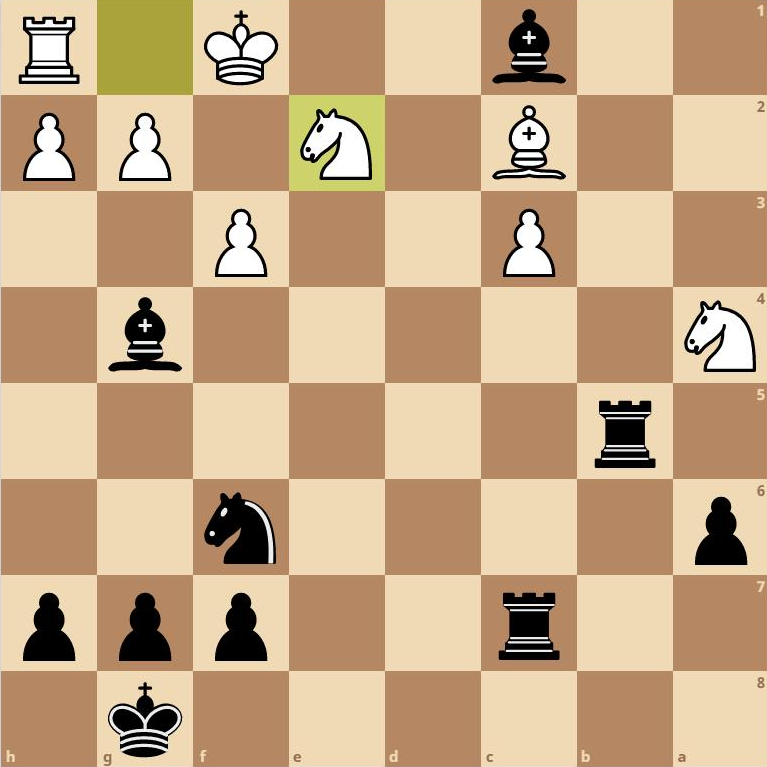
#> input picture Projet_echec/Pieces/Pieces_Validees/102.png, 767 x 767 px; its folder holds only this picture in this run
$ python load_data.py
#> lines starting #> are read from the running program, lines starting #| are printed output that depends on the picture
### Projet_echec/took_picture.py
import pyautogui
import time
import cv2 as cv
import numpy as np
import Constantes_values


############################################### TOUT EST A REFAIRE A CAUSE DU CHANGEMENT D'ORDI  ###############################################

# [16 lines left out: functions took_picture, read_image, not called in this run]


def obtain_a_square(img, i, j):
    """Fonction pour récupérer un carré du plateau de jeu"""
    carre_image = img[round(Constantes_values.largeur_carre * i):round(Constantes_values.largeur_carre * (i + 1)),
                  round(Constantes_values.largeur_carre * j):round(Constantes_values.largeur_carre * (j + 1))]

    return carre_image


# [150 lines left out: functions save_a_square, position_carre, calcPercentage, piece_color, piece_color_from_image, find_movement and 1 more, not called in this run]

### Projet_echec/Backup/Codes_utiles/load_data.py
import took_picture
import cv2 as cv
import glob
import Constantes_values

images = [cv.imread(file) for file in glob.glob('Pieces_Validees/*.png')]
#> images = 1 item
u = 0

#-------------------- Load data --------------------#
for image in images:

    for i in range(0, 8):
        for j in range(0, 8):
            carre_image = took_picture.obtain_a_square(image, i, j)
            # R = 140 ou 222 ou 146
            # G = 162 ou 227 ou 177
            # B = 173 ou 230 ou 102

            (b, g, r) = carre_image[round(Constantes_values.largeur_carre/2), round(Constantes_values.largeur_carre/2)]

            if b != 173 and b != 230 and b != 135 and b != 102:
                cv.imwrite(r'Pieces_en_vrac\ ' + str(u) + '.png', carre_image)
                u += 1
#> this loop made 1 pass
#> pass 1, in obtain_a_square, `carre_image = img[round(Constantes_values.largeur_carre * i):round(Con..`:
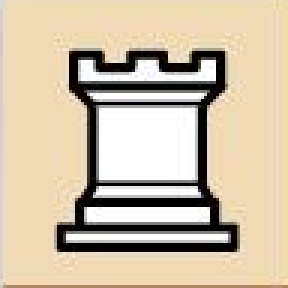
#> carre_image: shape (96, 96, 3) (shown 3 times larger); mean B, G, R 168.1, 191.5, 206
#> pass 1, in obtain_a_square (call 2), `carre_image = img[round(Constantes_values.largeur_carre * i):round(Con..`:
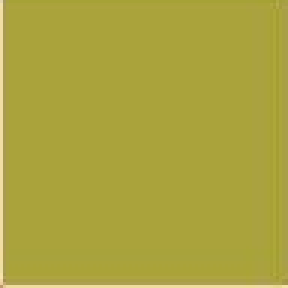
#> carre_image: shape (96, 96, 3) (shown 3 times larger); mean B, G, R 62, 163.9, 171.4
#> pass 1, in obtain_a_square (call 3), `carre_image = img[round(Constantes_values.largeur_carre * i):round(Con..`:
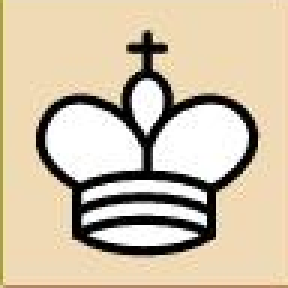
#> carre_image: shape (96, 96, 3) (shown 3 times larger); mean B, G, R 168.8, 193.1, 207.4
#> pass 1, in obtain_a_square (call 4), `carre_image = img[round(Constantes_values.largeur_carre * i):round(Con..`:
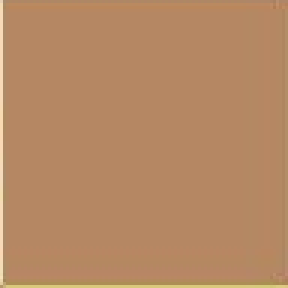
#> carre_image: shape (96, 96, 3) (shown 3 times larger); mean B, G, R 99.9, 136.8, 181.9
#> after the loop, u = 64

$ run again, on Projet_echec/Pieces/Pieces_Validees/123.png
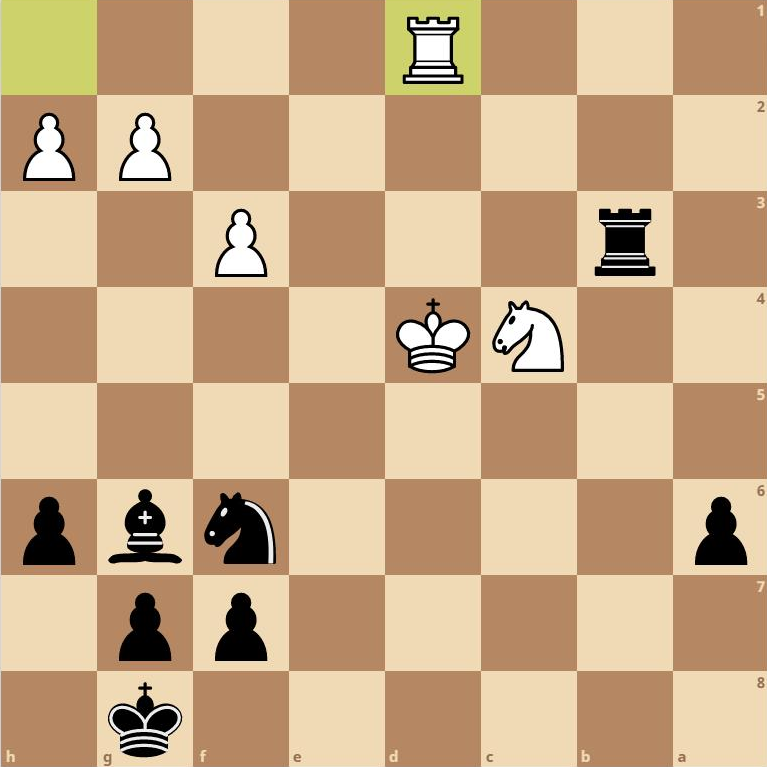
#> input picture Projet_echec/Pieces/Pieces_Validees/123.png, 767 x 767 px
#> images = 1 item
#> the loop `for image in images: ` made 1 pass
#> pass 1, in obtain_a_square (call 2), `carre_image = img[round(Constantes_values.largeur_carre * i):round(Con..`:
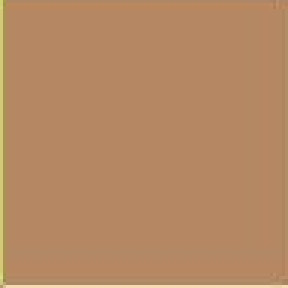
#> carre_image: shape (96, 96, 3) (shown 3 times larger); mean B, G, R 99.8, 137, 181.6
#> pass 1, in obtain_a_square (call 3), `carre_image = img[round(Constantes_values.largeur_carre * i):round(Con..`:
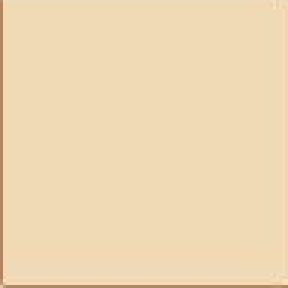
#> carre_image: shape (96, 96, 3) (shown 3 times larger); mean B, G, R 179.3, 216.1, 238.7
#> after the loop `for image in images:`: u = 64

$ run again, on Projet_echec/Pieces/Pieces_Validees/129.png
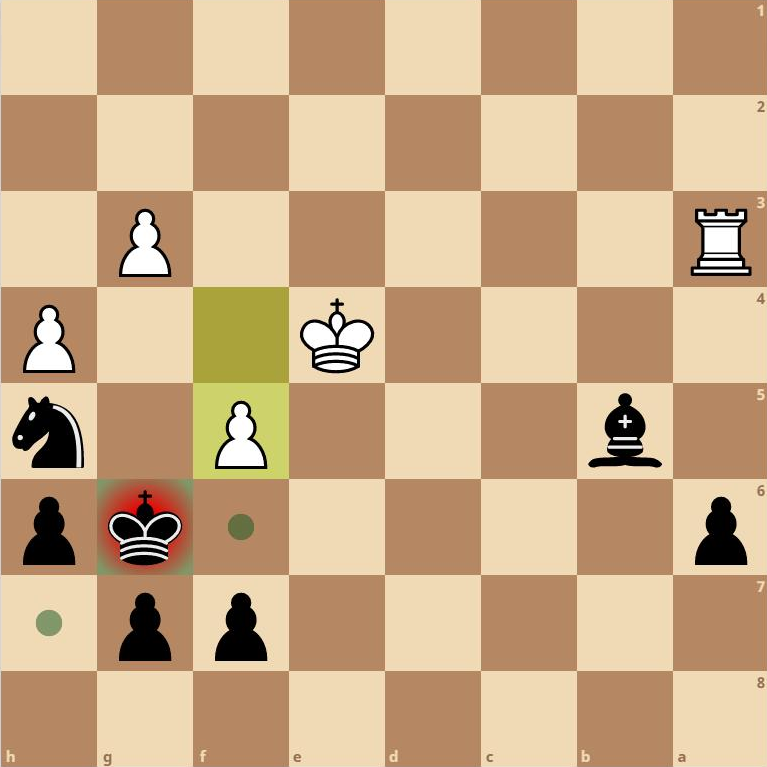
#> input picture Projet_echec/Pieces/Pieces_Validees/129.png, 767 x 767 px
#> images = 1 item
#> the loop `for image in images: ` made 1 pass
#> pass 1, in obtain_a_square, `carre_image = img[round(Constantes_values.largeur_carre * i):round(Con..`:
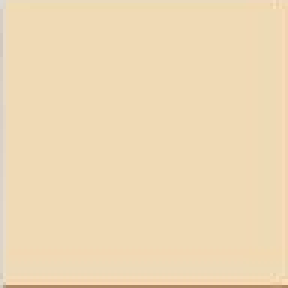
#> carre_image: shape (96, 96, 3) (shown 3 times larger); mean B, G, R 180.7, 216.9, 239
#> pass 1, in obtain_a_square (call 2), `carre_image = img[round(Constantes_values.largeur_carre * i):round(Con..`:
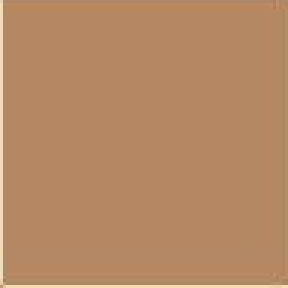
#> carre_image: shape (96, 96, 3) (shown 3 times larger); mean B, G, R 100.8, 137, 182
#> after the loop `for image in images:`: u = 64

$ run again, on Projet_echec/Pieces/Pieces_Validees/109.png
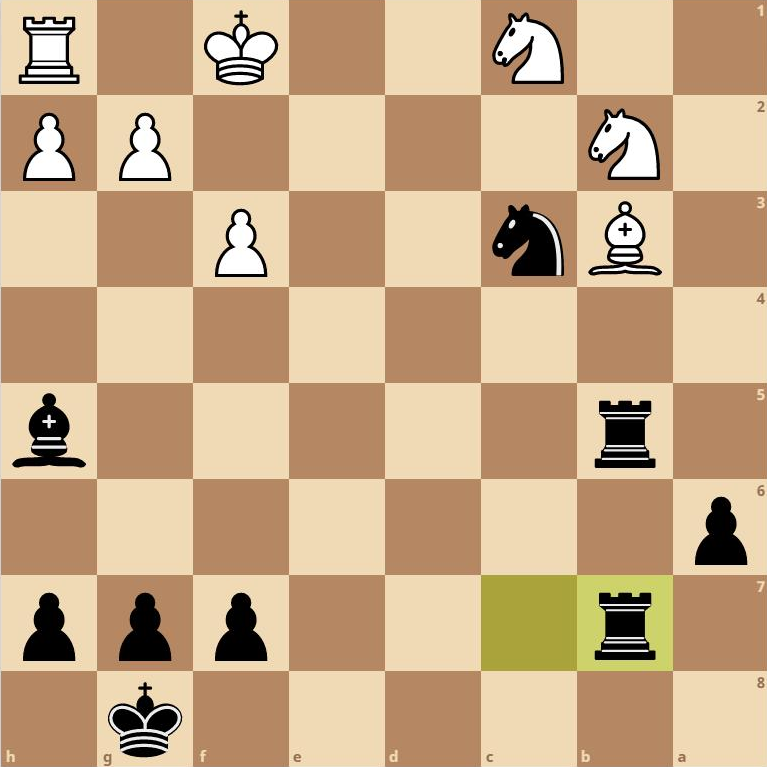
#> input picture Projet_echec/Pieces/Pieces_Validees/109.png, 767 x 767 px
#> images = 1 item
#> the loop `for image in images: ` made 1 pass
#> pass 1, in obtain_a_square (call 2), `carre_image = img[round(Constantes_values.largeur_carre * i):round(Con..`:
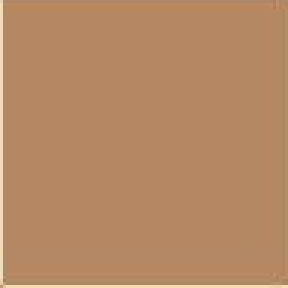
#> carre_image: shape (96, 96, 3) (shown 3 times larger); mean B, G, R 100.8, 137, 182
#> pass 1, in obtain_a_square (call 3), `carre_image = img[round(Constantes_values.largeur_carre * i):round(Con..`:
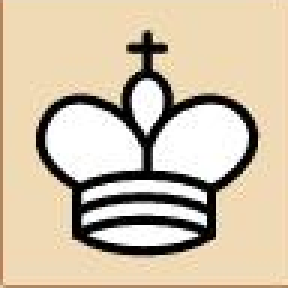
#> carre_image: shape (96, 96, 3) (shown 3 times larger); mean B, G, R 169.2, 192.7, 207.6
#> after the loop `for image in images:`: u = 64
